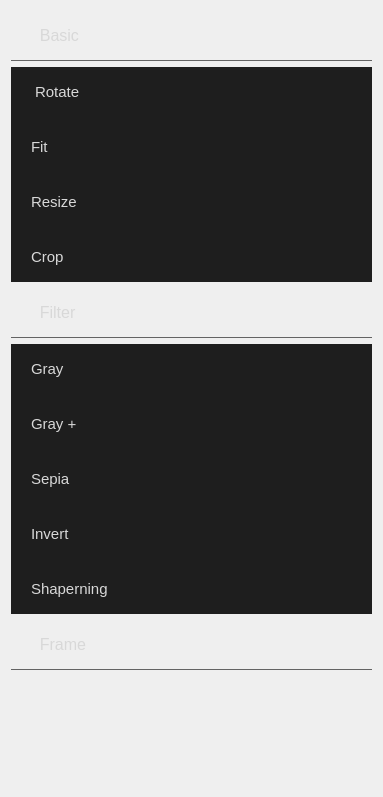
         <widget class="QWidget" name="scrollAreaWidgetContents">
          <property name="geometry">
           <rect>
            <x>0</x>
            <y>1</y>
            <width>383</width>
            <height>797</height>
           </rect>
          </property>
          <property name="styleSheet">
           <string notr="true">border: 0px;</string>
          </property>
          <layout class="QGridLayout" name="gridLayout">
           <item row="4" column="0">
            <widget class="QWidget" name="FrameWid" native="true">
             <property name="minimumSize">
              <size>
               <width>361</width>
               <height>50</height>
              </size>
             </property>
             <layout class="QHBoxLayout" name="horizontalLayout_3">
              <property name="leftMargin">
               <number>0</number>
              </property>
              <property name="topMargin">
               <number>0</number>
              </property>
              <property name="rightMargin">
               <number>0</number>
              </property>
              <property name="bottomMargin">
               <number>0</number>
              </property>
              <item>
               <widget class="QPushButton" name="btnFrame">
                <property name="minimumSize">
                 <size>
                  <width>361</width>
                  <height>50</height>
                 </size>
                </property>
                <property name="font">
                 <font>
                  <pointsize>12</pointsize>
                 </font>
                </property>
                <property name="styleSheet">
                 <string notr="true">#btnFrame {
border: 0px;
color: rgb(216, 216, 216);
text-align: left;
padding-left: 20px;
border-bottom: 1px solid #636363;
}
#btnFrame:hover {
	background-color: rgb(71, 71, 71);
}</string>
                </property>
                <property name="text">
                 <string>  Frame</string>
                </property>
                <property name="icon">
                 <iconset>
                  <normaloff>icon/frame.png</normaloff>icon/frame.png</iconset>
                </property>
                <property name="iconSize">
                 <size>
                  <width>30</width>
                  <height>30</height>
                 </size>
                </property>
               </widget>
              </item>
             </layout>
            </widget>
           </item>
           <item row="5" column="0">
            <spacer name="verticalSpacer">
             <property name="orientation">
              <enum>Qt::Vertical</enum>
             </property>
             <property name="sizeHint" stdset="0">
              <size>
               <width>20</width>
               <height>248</height>
              </size>
             </property>
            </spacer>
           </item>
           <item row="2" column="0">
            <widget class="QWidget" name="widget_3" native="true">
             <layout class="QHBoxLayout" name="horizontalLayout_2">
              <property name="spacing">
               <number>0</number>
              </property>
              <property name="leftMargin">
               <number>0</number>
              </property>
              <property name="topMargin">
               <number>0</number>
              </property>
              <property name="rightMargin">
               <number>0</number>
              </property>
              <property name="bottomMargin">
               <number>0</number>
              </property>
              <item>
               <widget class="QPushButton" name="btnFilter">
                <property name="minimumSize">
                 <size>
                  <width>361</width>
                  <height>50</height>
                 </size>
                </property>
                <property name="font">
                 <font>
                  <pointsize>12</pointsize>
                 </font>
                </property>
                <property name="styleSheet">
                 <string notr="true">#btnFilter {
border: 0px;
color: rgb(216, 216, 216);
text-align: left;
padding-left: 20px;
border-bottom: 1px solid #636363;
}

#btnFilter:hover {
	background-color: rgb(71, 71, 71);
}</string>
                </property>
                <property name="text">
                 <string>  Filter</string>
                </property>
                <property name="icon">
                 <iconset>
                  <normaloff>icon/filter.png</normaloff>icon/filter.png</iconset>
                </property>
                <property name="iconSize">
                 <size>
                  <width>30</width>
                  <height>30</height>
                 </size>
                </property>
                <property name="checkable">
                 <bool>true</bool>
                </property>
               </widget>
              </item>
             </layout>
            </widget>
           </item>
           <item row="0" column="0">
            <widget class="QWidget" name="widget" native="true">
             <property name="styleSheet">
              <string notr="true">border-bottom: 1px solid #636363;</string>
             </property>
             <layout class="QHBoxLayout" name="horizontalLayout">
              <property name="spacing">
               <number>0</number>
              </property>
              <property name="leftMargin">
               <number>0</number>
              </property>
              <property name="topMargin">
               <number>0</number>
              </property>
              <property name="rightMargin">
               <number>0</number>
              </property>
              <property name="bottomMargin">
               <number>0</number>
              </property>
              <item>
               <widget class="QPushButton" name="btnBasic">
                <property name="minimumSize">
                 <size>
                  <width>361</width>
                  <height>50</height>
                 </size>
                </property>
                <property name="font">
                 <font>
                  <pointsize>12</pointsize>
                  <weight>50</weight>
                  <bold>false</bold>
                 </font>
                </property>
                <property name="layoutDirection">
                 <enum>Qt::LeftToRight</enum>
                </property>
                <property name="styleSheet">
                 <string notr="true">#btnBasic {
border: 0px;
color: rgb(216, 216, 216);
text-align: left;
padding-left: 20px;
border-bottom: 1px solid #636363;
}

#btnBasic:hover {
	background-color: rgb(71, 71, 71);
}
</string>
                </property>
                <property name="text">
                 <string>  Basic</string>
                </property>
                <property name="icon">
                 <iconset>
                  <normaloff>icon/basic.png</normaloff>icon/basic.png</iconset>
                </property>
                <property name="iconSize">
                 <size>
                  <width>30</width>
                  <height>30</height>
                 </size>
                </property>
                <property name="checkable">
                 <bool>true</bool>
                </property>
               </widget>
              </item>
             </layout>
            </widget>
           </item>
           <item row="3" column="0">
            <widget class="QWidget" name="FilterWid2" native="true">
             <property name="styleSheet">
              <string notr="true">#FilterWid2 {
background-color: rgb(30, 30, 30);
border: 0px;
}
#FilterWid2 QPushButton {
	border: 0px;
	color: rgb(216, 216, 216);
	text-align: left;
	padding-left: 20px;
	background-color: rgb(30, 30, 30);
}
#FilterWid2 QPushButton:hover {
	background-color: rgb(49, 49, 49);
}
</string>
             </property>
             <layout class="QVBoxLayout" name="verticalLayout_2">
              <property name="spacing">
               <number>5</number>
              </property>
              <property name="leftMargin">
               <number>0</number>
              </property>
              <property name="topMargin">
               <number>0</number>
              </property>
              <property name="rightMargin">
               <number>0</number>
              </property>
              <property name="bottomMargin">
               <number>0</number>
              </property>
              <item>
               <widget class="QPushButton" name="btnGray">
                <property name="minimumSize">
                 <size>
                  <width>0</width>
                  <height>50</height>
                 </size>
                </property>
                <property name="font">
                 <font>
                  <pointsize>11</pointsize>
                  <weight>50</weight>
                  <bold>false</bold>
                 </font>
                </property>
                <property name="styleSheet">
                 <string notr="true">#btnRotate {
	border: 0px;
	color: rgb(216, 216, 216);
	background-color: rgb(30, 30, 30);
	text-align: left;
	padding-left: 20px;
}</string>
                </property>
                <property name="text">
                 <string>Gray</string>
                </property>
               </widget>
              </item>
              <item>
               <widget class="QPushButton" name="btnGray2">
                <property name="minimumSize">
                 <size>
                  <width>0</width>
                  <height>50</height>
                 </size>
                </property>
                <property name="font">
                 <font>
                  <pointsize>11</pointsize>
                 </font>
                </property>
                <property name="styleSheet">
                 <string notr="true">#btnResize {
	border: 0px;
	color: rgb(216, 216, 216);
	text-align: left;
	padding-left: 20px;
}</string>
                </property>
                <property name="text">
                 <string>Gray +</string>
                </property>
               </widget>
              </item>
              <item>
               <widget class="QPushButton" name="btnSepia">
                <property name="minimumSize">
                 <size>
                  <width>0</width>
                  <height>50</height>
                 </size>
                </property>
                <property name="font">
                 <font>
                  <pointsize>11</pointsize>
                 </font>
                </property>
                <property name="styleSheet">
                 <string notr="true">#btnCrop {
	border: 0px;
	color: rgb(216, 216, 216);
	text-align: left;
	padding-left: 20px;
}</string>
                </property>
                <property name="text">
                 <string>Sepia</string>
                </property>
               </widget>
              </item>
              <item>
               <widget class="QPushButton" name="btnInvert">
                <property name="minimumSize">
                 <size>
                  <width>0</width>
                  <height>50</height>
                 </size>
                </property>
                <property name="font">
                 <font>
                  <pointsize>11</pointsize>
                 </font>
                </property>
                <property name="styleSheet">
                 <string notr="true">#btnCrop {
	border: 0px;
	color: rgb(216, 216, 216);
	text-align: left;
	padding-left: 20px;
}</string>
                </property>
                <property name="text">
                 <string>Invert</string>
                </property>
               </widget>
              </item>
              <item>
               <widget class="QPushButton" name="btnShaperning">
                <property name="minimumSize">
                 <size>
                  <width>0</width>
                  <height>50</height>
                 </size>
                </property>
                <property name="font">
                 <font>
                  <pointsize>11</pointsize>
                 </font>
                </property>
                <property name="styleSheet">
                 <string notr="true">#btnCrop {
	border: 0px;
	color: rgb(216, 216, 216);
	text-align: left;
	padding-left: 20px;
}</string>
                </property>
                <property name="text">
                 <string>Shaperning</string>
                </property>
               </widget>
              </item>
             </layout>
            </widget>
           </item>
           <item row="1" column="0">
            <widget class="QWidget" name="basicWid2" native="true">
             <property name="maximumSize">
              <size>
               <width>361</width>
               <height>16777215</height>
              </size>
             </property>
             <property name="styleSheet">
              <string notr="true">
#basicWid2 {
background-color: rgb(30, 30, 30);
border: 0px;

}

#basicWid2 QPushButton {
	border: 0px;
	color: rgb(216, 216, 216);
	text-align: left;
	padding-left: 20px;
	background-color: rgb(30, 30, 30);
}
#basicWid2 QPushButton:hover {
	background-color: rgb(49, 49, 49);
}</string>
             </property>
             <layout class="QVBoxLayout" name="verticalLayout">
              <property name="spacing">
               <number>5</number>
              </property>
              <property name="leftMargin">
               <number>0</number>
              </property>
              <property name="topMargin">
               <number>0</number>
              </property>
              <property name="rightMargin">
               <number>0</number>
              </property>
              <property name="bottomMargin">
               <number>0</number>
              </property>
              <item>
               <widget class="QWidget" name="rotateWid" native="true">
                <property name="minimumSize">
                 <size>
                  <width>0</width>
                  <height>50</height>
                 </size>
                </property>
                <property name="styleSheet">
                 <string notr="true">#rotateWid {
	background-color: rgb(30, 30, 30);
	border: 0px;
	
}</string>
                </property>
                <layout class="QHBoxLayout" name="horizontalLayout_4">
                 <property name="leftMargin">
                  <number>0</number>
                 </property>
                 <property name="topMargin">
                  <number>0</number>
                 </property>
                 <property name="rightMargin">
                  <number>0</number>
                 </property>
                 <property name="bottomMargin">
                  <number>0</number>
                 </property>
                 <item>
                  <widget class="QLabel" name="lblRotate">
                   <property name="font">
                    <font>
                     <pointsize>11</pointsize>
                    </font>
                   </property>
                   <property name="styleSheet">
                    <string notr="true">#lblRotate {
	border: 0px;
	color: rgb(216, 216, 216);
	background-color: rgb(30, 30, 30);
	text-align: left;
	padding-left: 20px;
}</string>
                   </property>
                   <property name="text">
                    <string>Rotate</string>
                   </property>
                  </widget>
                 </item>
                 <item alignment="Qt::AlignRight">
                  <widget class="QPushButton" name="btnLeft">
                   <property name="minimumSize">
                    <size>
                     <width>0</width>
                     <height>50</height>
                    </size>
                   </property>
                   <property name="maximumSize">
                    <size>
                     <width>75</width>
                     <height>16777215</height>
                    </size>
                   </property>
                   <property name="layoutDirection">
                    <enum>Qt::LeftToRight</enum>
                   </property>
                   <property name="styleSheet">
                    <string notr="true">padding-right:15px;</string>
                   </property>
                   <property name="text">
                    <string/>
                   </property>
                   <property name="icon">
                    <iconset>
                     <normaloff>icon/left.png</normaloff>icon/left.png</iconset>
                   </property>
                   <property name="iconSize">
                    <size>
                     <width>35</width>
                     <height>35</height>
                    </size>
                   </property>
                  </widget>
                 </item>
                 <item>
                  <widget class="QPushButton" name="btnRight">
                   <property name="minimumSize">
                    <size>
                     <width>0</width>
                     <height>50</height>
                    </size>
                   </property>
                   <property name="maximumSize">
                    <size>
                     <width>75</width>
                     <height>16777215</height>
                    </size>
                   </property>
                   <property name="styleSheet">
                    <string notr="true"/>
                   </property>
                   <property name="text">
                    <string/>
                   </property>
                   <property name="icon">
                    <iconset>
                     <normaloff>icon/rightRotate.png</normaloff>icon/rightRotate.png</iconset>
                   </property>
                   <property name="iconSize">
                    <size>
                     <width>35</width>
                     <height>35</height>
                    </size>
                   </property>
                  </widget>
                 </item>
                </layout>
               </widget>
              </item>
              <item>
               <widget class="QPushButton" name="btnFit">
                <property name="minimumSize">
                 <size>
                  <width>0</width>
                  <height>50</height>
                 </size>
                </property>
                <property name="font">
                 <font>
                  <pointsize>11</pointsize>
                 </font>
                </property>
                <property name="styleSheet">
                 <string notr="true">#btnResize {
	border: 0px;
	color: rgb(216, 216, 216);
	text-align: left;
	padding-left: 20px;
}</string>
                </property>
                <property name="text">
                 <string>Fit</string>
                </property>
               </widget>
              </item>
              <item>
               <widget class="QPushButton" name="btnResize">
                <property name="minimumSize">
                 <size>
                  <width>0</width>
                  <height>50</height>
                 </size>
                </property>
                <property name="font">
                 <font>
                  <pointsize>11</pointsize>
                 </font>
                </property>
                <property name="styleSheet">
                 <string notr="true">#btnResize {
	border: 0px;
	color: rgb(216, 216, 216);
	text-align: left;
	padding-left: 20px;
}</string>
                </property>
                <property name="text">
                 <string>Resize</string>
                </property>
               </widget>
              </item>
              <item>
               <widget class="QPushButton" name="btnCrop">
                <property name="minimumSize">
                 <size>
                  <width>0</width>
                  <height>50</height>
                 </size>
                </property>
                <property name="font">
                 <font>
                  <pointsize>11</pointsize>
                 </font>
                </property>
                <property name="styleSheet">
                 <string notr="true">#btnCrop {
	border: 0px;
	color: rgb(216, 216, 216);
	text-align: left;
	padding-left: 20px;
}</string>
                </property>
                <property name="text">
                 <string>Crop</string>
                </property>
               </widget>
              </item>
             </layout>
            </widget>
           </item>
          </layout>
         </widget>
